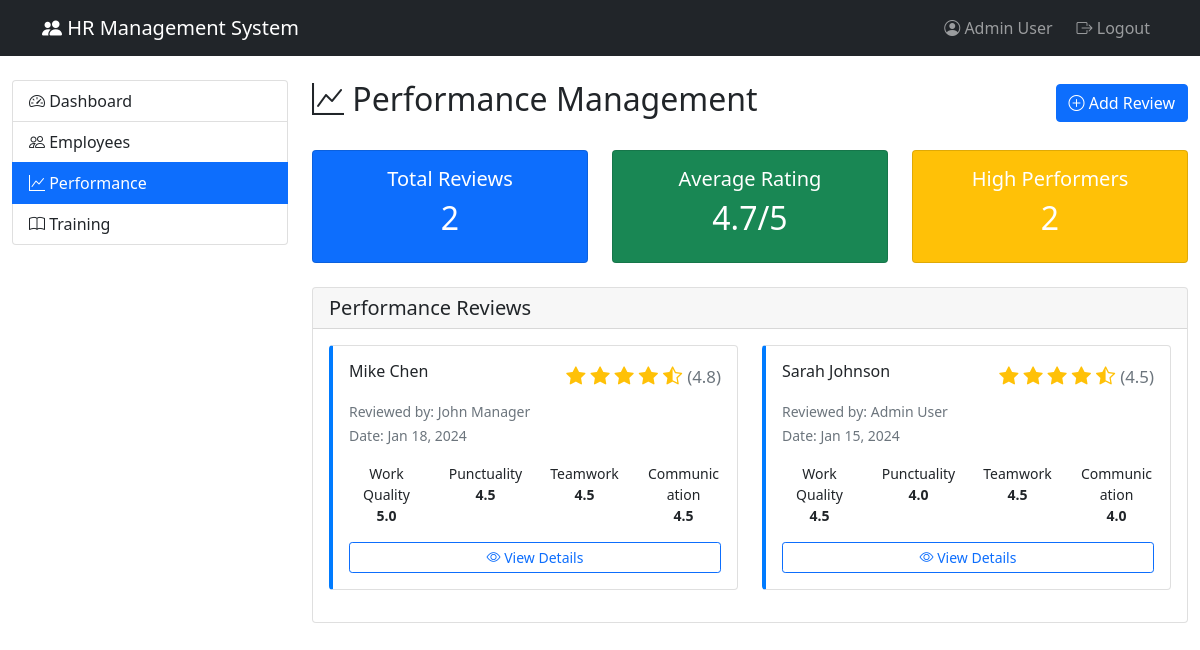
Page /performance.php (signed in) on the committed database.
### tables this page shows
CREATE TABLE `performance_reviews` (
  `review_id` int(11) NOT NULL,
  `emp_id` int(11) NOT NULL,
  `reviewer_id` int(11) NOT NULL,
  `rating` decimal(3,2) NOT NULL CHECK (`rating` >= 1 and `rating` <= 5),
  `work_quality` decimal(3,2) DEFAULT NULL,
  `punctuality` decimal(3,2) DEFAULT NULL,
  `teamwork` decimal(3,2) DEFAULT NULL,
  `communication` decimal(3,2) DEFAULT NULL,
  `comments` text DEFAULT NULL,
  `strengths` text DEFAULT NULL,
  `areas_for_improvement` text DEFAULT NULL,
  `goals` text DEFAULT NULL,
  `review_date` date NOT NULL,
  `next_review_date` date DEFAULT NULL,
  `status` enum('draft','submitted','approved') DEFAULT 'draft',
  `created_at` timestamp NOT NULL DEFAULT current_timestamp()
);

CREATE TABLE `employees` (
  `emp_id` int(11) NOT NULL,
  `first_name` varchar(50) NOT NULL,
  `last_name` varchar(50) NOT NULL,
  `email` varchar(100) NOT NULL,
  `phone` varchar(20) DEFAULT NULL,
  `address` text DEFAULT NULL,
  `date_of_birth` date DEFAULT NULL,
  `gender` enum('Male','Female','Other') DEFAULT NULL,
  `hire_date` date NOT NULL,
  `job_title` varchar(100) DEFAULT NULL,
  `dept_id` int(11) DEFAULT NULL,
  `salary` decimal(10,2) DEFAULT NULL,
  `password_hash` varchar(255) NOT NULL,
  `user_role` enum('admin','manager','employee') DEFAULT 'employee',
  `status` enum('active','inactive','on_leave','terminated') DEFAULT 'active',
  `emergency_contact_name` varchar(100) DEFAULT NULL,
  `emergency_contact_phone` varchar(20) DEFAULT NULL,
  `profile_picture` varchar(255) DEFAULT NULL,
  `created_at` timestamp NOT NULL DEFAULT current_timestamp(),
  `updated_at` timestamp NOT NULL DEFAULT current_timestamp() ON UPDATE current_timestamp()
);

### performance.php (the view, shortened to what this page needs)
<?php
require_once 'includes/config.php';
try {
    if ($_SESSION['role'] == 'admin' || $_SESSION['role'] == 'manager') {
        $stmt = $pdo->query("
            SELECT pr.*, e.first_name, e.last_name, e.email,
                   r.first_name as reviewer_first, r.last_name as reviewer_last
            FROM performance_reviews pr
            JOIN employees e ON pr.emp_id = e.emp_id
            JOIN employees r ON pr.reviewer_id = r.emp_id
            ORDER BY pr.review_date DESC
        ");
    }
    $performance_reviews = $stmt->fetchAll(PDO::FETCH_ASSOC);
    $total_reviews = count($performance_reviews);
    $avg_rating = $total_reviews > 0 ? array_sum(array_column($performance_reviews, 'rating')) / $total_reviews : 0;
    $high_performers = count(array_filter($performance_reviews, function($pr) { return $pr['rating'] >= 4.0; }));
} catch(PDOException $e) {
    $error = "Error loading performance data: " . $e->getMessage();
}
?>
<!DOCTYPE html>
<html lang="en">
<head>
    <link href="https://cdn.jsdelivr.net/npm/bootstrap@5.1.3/dist/css/bootstrap.min.css" rel="stylesheet">
    <link rel="stylesheet" href="https://cdn.jsdelivr.net/npm/bootstrap-icons@1.8.1/font/bootstrap-icons.css">
</head>
<body>
    <nav class="navbar navbar-expand-lg navbar-dark bg-dark">
        <div class="container">
            <a class="navbar-brand" href="dashboard.php">
                <i class="bi bi-people-fill"></i> HR Management System
            </a>
            <div class="navbar-nav ms-auto">
                <span class="navbar-text me-3">
                    <i class="bi bi-person-circle"></i>
                    <?php echo $_SESSION['user_name']; ?>
                </span>
                <a class="nav-link" href="logout.php">
                    <i class="bi bi-box-arrow-right"></i> Logout
                </a>
            </div>
        </div>
    </nav>
    <div class="container-fluid mt-4">
        <div class="row">
            <div class="col-md-3">
                <div class="list-group">
                    <a href="dashboard.php" class="list-group-item list-group-item-action">
                        <i class="bi bi-speedometer2"></i> Dashboard
                    </a>
                    <a href="employees.php" class="list-group-item list-group-item-action">
                        <i class="bi bi-people"></i> Employees
                    </a>
                    <a href="performance.php" class="list-group-item list-group-item-action active">
                        <i class="bi bi-graph-up"></i> Performance
                    </a>
                    <a href="training.php" class="list-group-item list-group-item-action">
                        <i class="bi bi-book"></i> Training
                    </a>
                </div>
            </div>
            <div class="col-md-9">
                <div class="d-flex justify-content-between align-items-center mb-4">
                    <h2><i class="bi bi-graph-up"></i> Performance Management</h2>
                    <?php if($_SESSION['role'] == 'admin' || $_SESSION['role'] == 'manager'): ?>
                    <button class="btn btn-primary" data-bs-toggle="modal" data-bs-target="#addReviewModal">
                        <i class="bi bi-plus-circle"></i> Add Review
                    </button>
                    <?php endif; ?>
                </div>
                <div class="row mb-4">
                    <div class="col-md-4">
                        <div class="card bg-primary text-white">
                            <div class="card-body text-center">
                                <h5>Total Reviews</h5>
                                <h2><?php echo $total_reviews; ?></h2>
                            </div>
                        </div>
                    </div>
                    <div class="col-md-4">
                        <div class="card bg-success text-white">
                            <div class="card-body text-center">
                                <h5>Average Rating</h5>
                                <h2><?php echo number_format($avg_rating, 1); ?>/5</h2>
                            </div>
                        </div>
                    </div>
                    <div class="col-md-4">
                        <div class="card bg-warning text-white">
                            <div class="card-body text-center">
                                <h5>High Performers</h5>
                                <h2><?php echo $high_performers; ?></h2>
                            </div>
                        </div>
                    </div>
                </div>
                <div class="card">
                    <div class="card-header">
                        <h5 class="card-title mb-0">Performance Reviews</h5>
                    </div>
                    <div class="card-body">
                        <?php if(empty($performance_reviews)): ?>
                            <div class="text-center text-muted py-4">
                                <i class="bi bi-clipboard-x display-4"></i>
                                <p class="mt-3">No performance reviews found</p>
                            </div>
                        <?php else: ?>
                            <div class="row">
                                <?php foreach($performance_reviews as $review): ?>
                                <div class="col-md-6 mb-3">
                                    <div class="card performance-card h-100">
                                        <div class="card-body">
                                            <div class="d-flex justify-content-between align-items-start mb-2">
                                                <h6 class="card-title">
                                                    <?php echo $review['first_name'] . ' ' . $review['last_name']; ?>
                                                </h6>
                                                <span class="rating-stars">
                                                    <?php
                                                    $rating = $review['rating'];
                                                    for($i = 1; $i <= 5; $i++):
                                                        if($i <= floor($rating)): ?>
                                                            <i class="bi bi-star-fill"></i>
                                                        <?php elseif($i == ceil($rating) && $rating != floor($rating)): ?>
                                                            <i class="bi bi-star-half"></i>
                                                        <?php else: ?>
                                                            <i class="bi bi-star"></i>
                                                        <?php endif;
                                                    endfor; ?>
                                                    <small class="text-muted">(<?php echo number_format($rating, 1); ?>)</small>
                                                </span>
                                            </div>
                                            <p class="card-text"><small class="text-muted">
                                                Reviewed by: <?php echo $review['reviewer_first'] . ' ' . $review['reviewer_last']; ?><br>
                                                Date: <?php echo date('M j, Y', strtotime($review['review_date'])); ?>
                                            </small></p>
                                            <div class="row text-center small mt-3">
                                                <div class="col-3">
                                                    <div>Work Quality</div>
                                                    <strong><?php echo number_format($review['work_quality'], 1); ?></strong>
                                                </div>
                                                <div class="col-3">
                                                    <div>Punctuality</div>
                                                    <strong><?php echo number_format($review['punctuality'], 1); ?></strong>
                                                </div>
                                                <div class="col-3">
                                                    <div>Teamwork</div>
                                                    <strong><?php echo number_format($review['teamwork'], 1); ?></strong>
                                                </div>
                                                <div class="col-3">
                                                    <div>Communication</div>
                                                    <strong><?php echo number_format($review['communication'], 1); ?></strong>
                                                </div>
                                            </div>
                                            <button class="btn btn-sm btn-outline-primary mt-3 w-100 view-review"
                                                    data-bs-toggle="modal"
                                                    data-bs-target="#viewReviewModal"
                                                    data-review='<?php echo json_encode($review); ?>'>
                                                <i class="bi bi-eye"></i> View Details
                                            </button>
                                        </div>
                                    </div>
                                </div>
                                <?php endforeach; ?>
                            </div>
                        <?php endif; ?>
                    </div>
                </div>
            </div>
        </div>
    </div>
</body>
</html>

### performance.php (style rules this page uses)
.rating-stars { color: #ffc107; font-size: 1.2em; }
.performance-card { border-left: 4px solid #007bff; }

### rows in the picture
performance_reviews: emp.first_name "Mike", emp.last_name "Chen", rating "4.8", reviewer.first_name "John", reviewer.last_name "Manager", review_date "Jan 18, 2024", work_quality "5.0", punctuality "4.5", teamwork "4.5", communication "4.5"
performance_reviews: emp.first_name "Sarah", emp.last_name "Johnson", rating "4.5", reviewer.first_name "Admin", reviewer.last_name "User", review_date "Jan 15, 2024", work_quality "4.5", punctuality "4.0", teamwork "4.5", communication "4.0"

### other values in the picture
$_SESSION['user_name'] "Admin User"
$total_reviews "2"
$avg_rating "4.7"
$high_performers "2"
